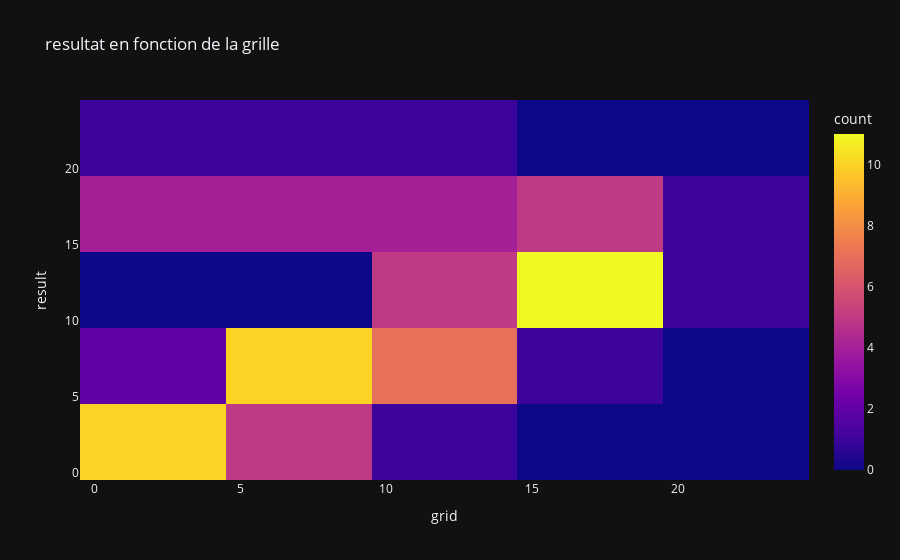

Notebook code cell kept with this figure:
### Markdown cell above
### Heatmap

Ici je vais faire toutes les heatmap.

la première ci-dessous est grid/result

### Code cell
px.density_heatmap(data_all, x="grid", y="result", title="resultat en fonction de la grille", template="plotly_dark")

### Figure 1 — Plotly figure (JSON) as saved in the notebook; plotly's stock layout.template omitted (floating-point values rounded to 4 significant figures)
{"data": [{"coloraxis": "coloraxis", "hovertemplate": "grid=%{x}<br>result=%{y}<br>count=%{z}<extra></extra>", "name": "", "type": "histogram2d", "x": [5, 9, 2, 4, 1, 3, 10, 16, 18, 13, 11, 8, 19, 20, 14, 6, 15, 7, null, null, 15, 6, 4, 1, 2, 3, 9, 19, 14, 11, 5, 7, 13, 18, 16, 8, 12, 10, null, null, 5, 6, 2, 3, 1, 9, 11, 13, 7, 4, 8, 10, 17, 19, 18, 20, 12, 14, 16, null, 14, 11, 1, 3, 2, 4, 17, 12, 6, 5, 16, 9, 13, 15, 19, 18, 7, 0, 8, null], "xaxis": "x", "xbingroup": "x", "y": [3, 4, 19, 18, 1, 2, 20, 8, 14, 15, 7, 9, 12, 16, 13, 6, 10, 5, null, null, 10, 5, 1, 4, 2, 3, 8, 19, 17, 7, 6, 16, 13, 18, 14, 15, 11, 9, null, null, 4, 3, 18, 2, 1, 20, 9, 15, 6, 5, 7, 17, 19, 12, 16, 10, 8, 11, 14, null, 13, 4, 1, 2, 6, 20, 12, 7, 18, 3, 14, 19, 8, 10, 16, 11, 5, 15, 9, null], "yaxis": "y", "ybingroup": "y"}], "layout": {"coloraxis": {"colorbar": {"title": {"text": "count"}}, "colorscale": [[0, "#0d0887"], [0.1111, "#46039f"], [0.2222, "#7201a8"], [0.3333, "#9c179e"], [0.4444, "#bd3786"], [0.5556, "#d8576b"], [0.6667, "#ed7953"], [0.7778, "#fb9f3a"], [0.8889, "#fdca26"], [1, "#f0f921"]]}, "legend": {"tracegroupgap": 0}, "title": {"text": "resultat en fonction de la grille"}, "xaxis": {"anchor": "y", "domain": [0, 1], "title": {"text": "grid"}}, "yaxis": {"anchor": "x", "domain": [0, 1], "title": {"text": "result"}}}}
